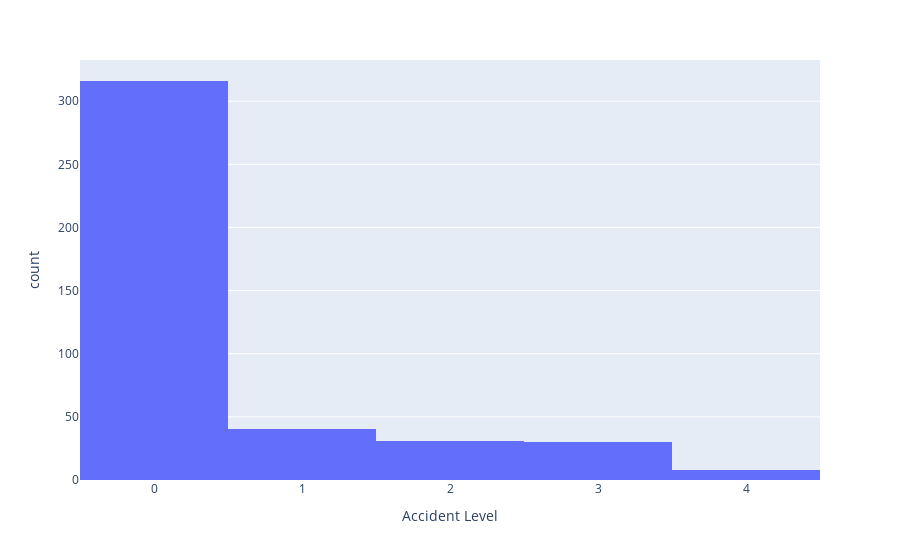

The code cell stored with this chart in its notebook:
### Code cell
fig = px.histogram(accident_safety_data_new, x="Accident Level")
fig.show()

### Figure 1 — Plotly figure (JSON) as saved in the notebook; plotly's stock layout.template omitted (floating-point values rounded to 4 significant figures; data arrays with more than 128 entries replaced by an {"elided": "..."} marker saying what was removed)
{"data": [{"alignmentgroup": "True", "bingroup": "x", "hovertemplate": "Accident Level=%{x}<br>count=%{y}<extra></extra>", "legendgroup": "", "marker": {"color": "#636efa"}, "name": "", "offsetgroup": "", "orientation": "v", "showlegend": false, "type": "histogram", "x": {"elided": "425 int values"}, "xaxis": "x", "yaxis": "y"}], "layout": {"barmode": "relative", "legend": {"tracegroupgap": 0}, "margin": {"t": 60}, "xaxis": {"anchor": "y", "domain": [0, 1], "title": {"text": "Accident Level"}}, "yaxis": {"anchor": "x", "domain": [0, 1], "title": {"text": "count"}}}}
